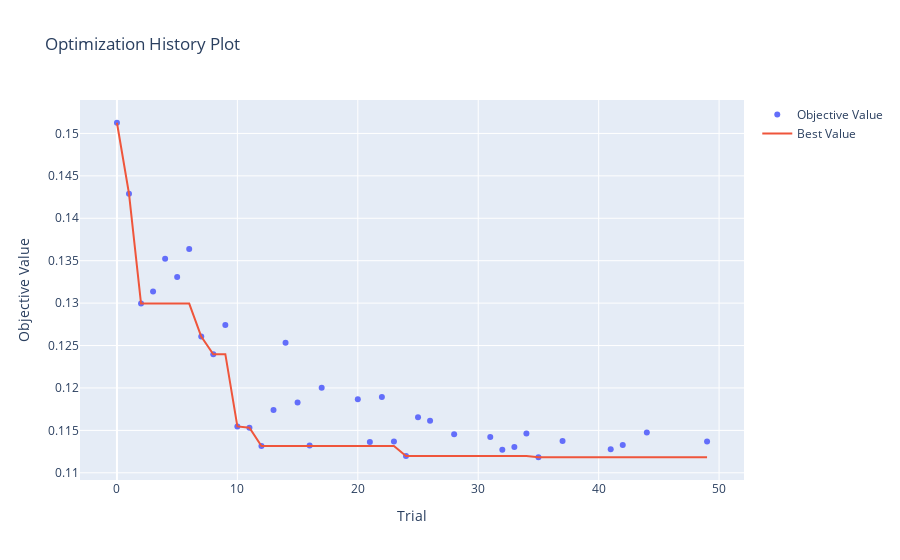
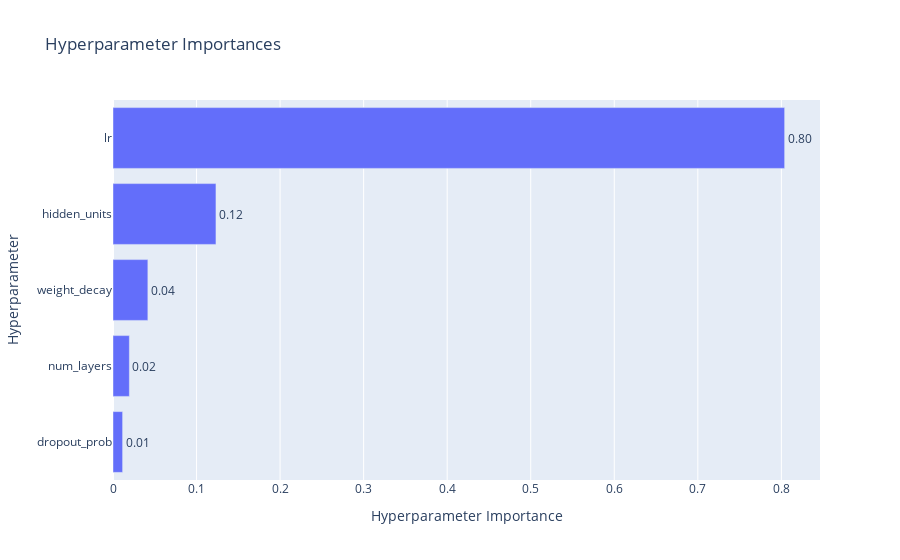
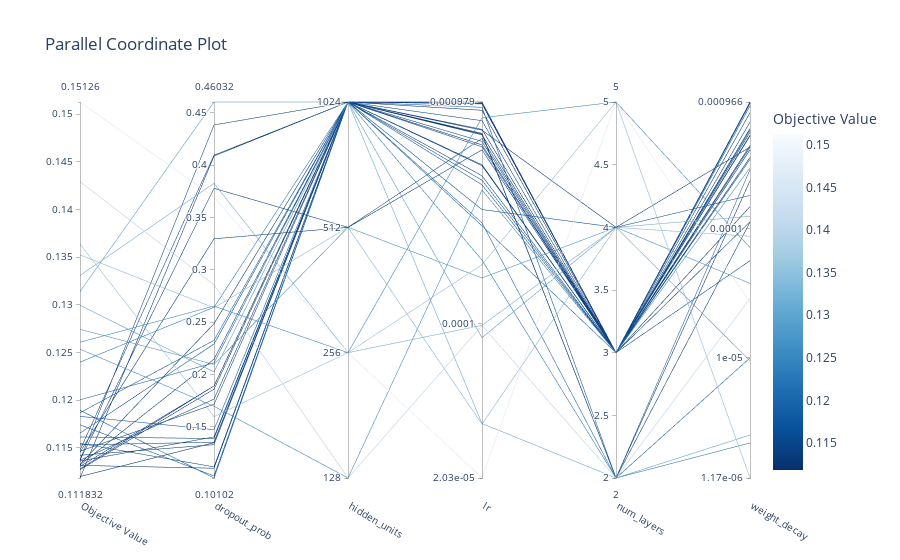

The cell these charts' notebook holds for them, in order:
### Code cell
# -*- coding: utf-8 -*-
"""
Optuna Hyperparameter Optimization for Delta-ML Model
"""

############## PACKAGE IMPORTS ###############
import torch
import torch.nn as nn
import torch.optim as optim
import numpy as np
import pandas as pd
import os
import ast
import optuna
from sklearn.model_selection import train_test_split
from sklearn.preprocessing import StandardScaler

############### LOCAL IMPORTS ###############
from network_classes import MLP 
from stats_and_plot_functions import mean_squared_error, calc_rhoc, CustomScaler

# 固定随机种子保证可复现性
torch.manual_seed(42)
np.random.seed(42)

# 全局配置
DATA_PATH = './data/'
EPOCHS = 100
BATCH_SIZE = 256
VALID_RATIO = 0.2

# 加载并预处理数据 (只需执行一次)
def load_and_preprocess_data():
    """加载并预处理数据"""
    data_train = pd.read_csv(DATA_PATH+'train_data_10k_conjugated_cores.csv')
    data_test = pd.read_csv(DATA_PATH+'test_data_500_analogues.csv')

    # 提取训练数据
    train_Etddft = data_train['S1_TDDFT'].values 
    train_Ezindo = data_train['S1_ZINDO'].values
    train_fp = np.array([np.array(ast.literal_eval(fp), dtype=np.int32) for fp in data_train['fingerprint'].values])
    train_input = np.concatenate((train_Ezindo.reshape(-1,1), train_fp), axis=1)

    # 划分训练集/验证集
    train_input_split, val_input_split, train_target_split, val_target_split = train_test_split(
        train_input, train_Etddft, test_size=VALID_RATIO, random_state=42
    )

    # 标准化
    input_scaler = CustomScaler()
    target_scaler = StandardScaler()
    train_input_norm = input_scaler.fit_transform(train_input_split)
    train_target_norm = target_scaler.fit_transform(train_target_split.reshape(-1, 1)).flatten()
    val_input_norm = input_scaler.transform(val_input_split)
    val_target_norm = target_scaler.transform(val_target_split.reshape(-1, 1)).flatten()

    return (
        torch.FloatTensor(train_input_norm),
        torch.FloatTensor(train_target_norm),
        torch.FloatTensor(val_input_norm),
        torch.FloatTensor(val_target_norm),
        input_scaler,
        target_scaler
    )

# 提前加载数据
train_input_tensor, train_target_tensor, val_input_tensor, val_target_tensor, input_scaler, target_scaler = load_and_preprocess_data()
train_dataset = torch.utils.data.TensorDataset(train_input_tensor, train_target_tensor)
train_loader = torch.utils.data.DataLoader(train_dataset, batch_size=BATCH_SIZE, shuffle=True)

def objective(trial):
    """Optuna 目标函数"""
    # 超参数搜索空间
    params = {
        'lr': trial.suggest_float('lr', 1e-5, 1e-3, log=True),
        'hidden_units': trial.suggest_categorical('hidden_units', [128, 256, 512, 1024]),
        'num_layers': trial.suggest_int('num_layers', 2, 5),
        'dropout_prob': trial.suggest_float('dropout_prob', 0.1, 0.5),
        'weight_decay': trial.suggest_float('weight_decay', 1e-6, 1e-3, log=True)
    }

    # 构建隐藏层配置
    hidden_layers = []
    for i in range(params['num_layers']):
        units = max(params['hidden_units'] // (2**i), 64)
        hidden_layers.append((units, nn.ReLU()))

    # 初始化模型
    model = MLP(
        input_dim=train_input_tensor.shape[1],
        output_dim=1,
        layers_data=hidden_layers,
        dropout_prob=params['dropout_prob']
    )

    # 优化器配置
    optimizer = optim.Adam(
        model.parameters(),
        lr=params['lr'],
        weight_decay=params['weight_decay']
    )

    # 学习率调度器
    scheduler = torch.optim.lr_scheduler.ReduceLROnPlateau(
        optimizer, 
        'min', 
        patience=5, 
        factor=0.5
    )

    # 训练循环
    best_val_loss = float('inf')
    early_stop_counter = 0
    criterion = nn.MSELoss()
    
    for epoch in range(EPOCHS):
        model.train()
        epoch_loss = 0
        for inputs, targets in train_loader:
            optimizer.zero_grad()
            outputs = model(inputs)
            loss = criterion(outputs, targets.view(-1,1))
            loss.backward()
            optimizer.step()
            epoch_loss += loss.item()

        # 验证阶段
        model.eval()
        with torch.no_grad():
            val_pred = model(val_input_tensor)
            val_loss = criterion(val_pred, val_target_tensor.view(-1,1)).item()
            scheduler.step(val_loss)

        # 早停机制
        if val_loss < best_val_loss:
            best_val_loss = val_loss
            early_stop_counter = 0
        else:
            early_stop_counter += 1
            if early_stop_counter >= 10:
                break

        trial.report(val_loss, epoch)
        if trial.should_prune():
            raise optuna.TrialPruned()

    return best_val_loss

if __name__ == "__main__":
    # 创建Optuna study
    study = optuna.create_study(
        direction='minimize',
        sampler=optuna.samplers.TPESampler(),
        pruner=optuna.pruners.MedianPruner(n_warmup_steps=10)
    )
    
    # 运行优化
    study.optimize(objective, n_trials=50, show_progress_bar=True)

    # 输出最佳结果
    print("Number of finished trials: ", len(study.trials))
    print("Best trial:")
    trial = study.best_trial
    print("  Value: ", trial.value)
    print("  Params: ")
    for key, value in trial.params.items():
        print(f"    {key}: {value}")

    # 可视化优化过程
    optuna.visualization.plot_optimization_history(study).show()
    optuna.visualization.plot_param_importances(study).show()
    optuna.visualization.plot_parallel_coordinate(study).show()

### Figure 1 — Plotly figure (JSON) as saved in the notebook; plotly's stock layout.template omitted (floating-point values rounded to 4 significant figures)
{"data": [{"mode": "markers", "name": "Objective Value", "type": "scatter", "x": [0, 1, 2, 3, 4, 5, 6, 7, 8, 9, 10, 11, 12, 13, 14, 15, 16, 17, 20, 21, 22, 23, 24, 25, 26, 28, 31, 32, 33, 34, 35, 37, 41, 42, 44, 49], "y": [0.1513, 0.1429, 0.1299, 0.1314, 0.1352, 0.1331, 0.1364, 0.1261, 0.124, 0.1274, 0.1155, 0.1153, 0.1132, 0.1174, 0.1253, 0.1183, 0.1132, 0.12, 0.1187, 0.1136, 0.1189, 0.1137, 0.112, 0.1165, 0.1161, 0.1145, 0.1142, 0.1127, 0.113, 0.1146, 0.1118, 0.1137, 0.1128, 0.1133, 0.1148, 0.1137]}, {"mode": "lines", "name": "Best Value", "type": "scatter", "x": [0, 1, 2, 3, 4, 5, 6, 7, 8, 9, 10, 11, 12, 13, 14, 15, 16, 17, 18, 19, 20, 21, 22, 23, 24, 25, 26, 27, 28, 29, 30, 31, 32, 33, 34, 35, 36, 37, 38, 39, 40, 41, 42, 43, 44, 45, 46, 47, 48, 49], "y": [0.1513, 0.1429, 0.1299, 0.1299, 0.1299, 0.1299, 0.1299, 0.1261, 0.124, 0.124, 0.1155, 0.1153, 0.1132, 0.1132, 0.1132, 0.1132, 0.1132, 0.1132, 0.1132, 0.1132, 0.1132, 0.1132, 0.1132, 0.1132, 0.112, 0.112, 0.112, 0.112, 0.112, 0.112, 0.112, 0.112, 0.112, 0.112, 0.112, 0.1118, 0.1118, 0.1118, 0.1118, 0.1118, 0.1118, 0.1118, 0.1118, 0.1118, 0.1118, 0.1118, 0.1118, 0.1118, 0.1118, 0.1118]}, {"marker": {"color": "#cccccc"}, "mode": "markers", "name": "Infeasible Trial", "showlegend": false, "type": "scatter", "x": [], "y": []}], "layout": {"title": {"text": "Optimization History Plot"}, "xaxis": {"title": {"text": "Trial"}}, "yaxis": {"title": {"text": "Objective Value"}}}}

### Figure 2 — Plotly figure (JSON) as saved in the notebook; plotly's stock layout.template omitted (floating-point values rounded to 4 significant figures)
{"data": [{"cliponaxis": false, "hovertemplate": ["dropout_prob (FloatDistribution): 0.011515466480610744<extra></extra>", "num_layers (IntDistribution): 0.019586173424005305<extra></extra>", "weight_decay (FloatDistribution): 0.04173232458619677<extra></extra>", "hidden_units (CategoricalDistribution): 0.12324168286717821<extra></extra>", "lr (FloatDistribution): 0.8039243526420089<extra></extra>"], "name": "Objective Value", "orientation": "h", "text": ["0.01", "0.02", "0.04", "0.12", "0.80"], "textposition": "outside", "type": "bar", "x": [0.01152, 0.01959, 0.04173, 0.1232, 0.8039], "y": ["dropout_prob", "num_layers", "weight_decay", "hidden_units", "lr"]}], "layout": {"title": {"text": "Hyperparameter Importances"}, "xaxis": {"title": {"text": "Hyperparameter Importance"}}, "yaxis": {"title": {"text": "Hyperparameter"}}}}

### Figure 3 — Plotly figure (JSON) as saved in the notebook; plotly's stock layout.template omitted (floating-point values rounded to 4 significant figures)
{"data": [{"dimensions": [{"label": "Objective Value", "range": [0.1118, 0.1513], "values": [0.1429, 0.1253, 0.1513, 0.1331, 0.1364, 0.1261, 0.1352, 0.1274, 0.1145, 0.1137, 0.1299, 0.1314, 0.124, 0.1155, 0.1153, 0.1132, 0.1174, 0.1183, 0.1132, 0.12, 0.1187, 0.1136, 0.1189, 0.1137, 0.112, 0.1165, 0.1161, 0.1142, 0.1127, 0.113, 0.1146, 0.1118, 0.1137, 0.1128, 0.1133, 0.1148]}, {"label": "dropout_prob", "range": [0.101, 0.4603], "values": [0.2855, 0.1696, 0.3696, 0.3826, 0.1597, 0.2653, 0.2637, 0.2096, 0.3296, 0.3778, 0.2024, 0.4603, 0.2641, 0.1116, 0.1352, 0.1104, 0.103, 0.1473, 0.2146, 0.2111, 0.2325, 0.1402, 0.101, 0.1764, 0.1347, 0.2291, 0.1388, 0.1329, 0.1859, 0.189, 0.1714, 0.4087, 0.4384, 0.189, 0.2485, 0.4095]}, {"label": "hidden_units", "range": [0, 3], "ticktext": ["128", "256", "512", "1024"], "tickvals": [0, 1, 2, 3], "values": [0, 0, 1, 1, 1, 1, 2, 2, 2, 2, 3, 3, 3, 3, 3, 3, 3, 3, 3, 3, 3, 3, 3, 3, 3, 3, 3, 3, 3, 3, 3, 3, 3, 3, 3, 3]}, {"label": "lr", "range": [-4.692, -3.009], "ticktext": ["2.03e-05", "0.0001", "0.000979"], "tickvals": [-4.692, -4, -3.009], "values": [-4.009, -3.403, -4.692, -4.008, -3.737, -3.079, -4.45, -3.796, -3.172, -3.223, -4.064, -4.448, -3.716, -3.093, -3.185, -3.015, -3.359, -3.38, -3.018, -3.55, -3.033, -3.015, -3.563, -3.294, -3.046, -3.49, -3.209, -3.009, -3.156, -3.201, -3.29, -3.15, -3.153, -3.132, -3.135, -3.339]}, {"label": "num_layers", "range": [2, 5], "values": [2, 3, 5, 4, 5, 5, 4, 4, 3, 3, 4, 2, 2, 3, 3, 3, 3, 3, 3, 2, 2, 3, 3, 3, 3, 4, 3, 3, 3, 3, 3, 2, 2, 3, 4, 3]}, {"label": "weight_decay", "range": [-5.932, -3.015], "ticktext": ["1.17e-06", "1e-05", "0.0001", "0.000966"], "tickvals": [-5.932, -5, -4, -3.015], "values": [-4.54, -3.526, -4.571, -3.902, -5.932, -4.144, -4.057, -4.423, -3.944, -3.098, -5.023, -5.599, -5.66, -3.015, -3.025, -3.02, -3.045, -3.46, -3.445, -3.541, -5.001, -3.233, -3.272, -3.25, -3.827, -3.74, -4.247, -3.221, -3.278, -3.386, -3.171, -3.627, -3.948, -3.352, -3.365, -3.366]}], "labelangle": 30, "labelside": "bottom", "line": {"color": [0.1429, 0.1253, 0.1513, 0.1331, 0.1364, 0.1261, 0.1352, 0.1274, 0.1145, 0.1137, 0.1299, 0.1314, 0.124, 0.1155, 0.1153, 0.1132, 0.1174, 0.1183, 0.1132, 0.12, 0.1187, 0.1136, 0.1189, 0.1137, 0.112, 0.1165, 0.1161, 0.1142, 0.1127, 0.113, 0.1146, 0.1118, 0.1137, 0.1128, 0.1133, 0.1148], "colorbar": {"title": {"text": "Objective Value"}}, "colorscale": [[0, "rgb(247,251,255)"], [0.125, "rgb(222,235,247)"], [0.25, "rgb(198,219,239)"], [0.375, "rgb(158,202,225)"], [0.5, "rgb(107,174,214)"], [0.625, "rgb(66,146,198)"], [0.75, "rgb(33,113,181)"], [0.875, "rgb(8,81,156)"], [1, "rgb(8,48,107)"]], "reversescale": true, "showscale": true}, "type": "parcoords"}], "layout": {"title": {"text": "Parallel Coordinate Plot"}}}
